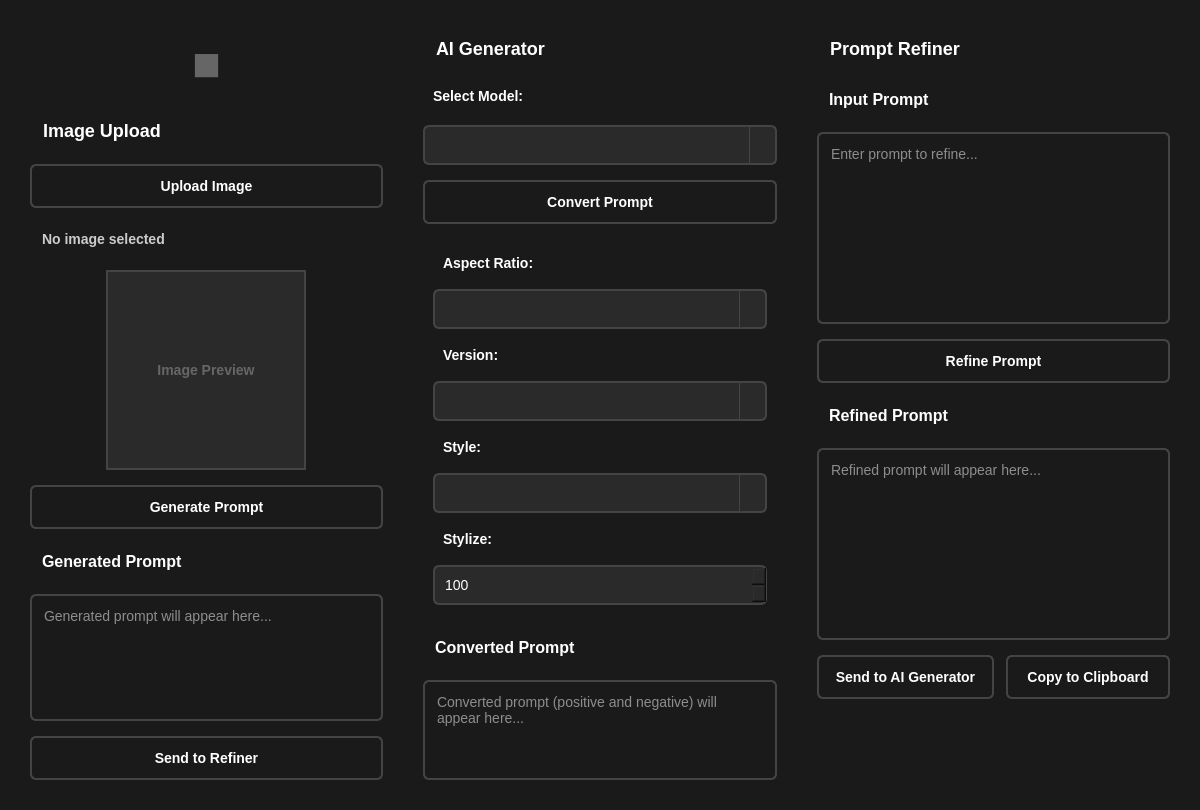
<?xml version="1.0" encoding="UTF-8"?>
<ui version="4.0">
 <class>MainWindow</class>
 <widget class="QMainWindow" name="MainWindow">
  <property name="geometry">
   <rect>
    <x>0</x>
    <y>0</y>
    <width>1200</width>
    <height>800</height>
   </rect>
  </property>
  <property name="windowTitle">
   <string>Prompt Builder - Local Only</string>
  </property>
  <property name="styleSheet">
   <string notr="true">QMainWindow {
    background-color: #1a1a1a;
    color: white;
    font-family: "Helvetica Neue", Arial, sans-serif;
    font-size: 14px;
}

QLabel {
    color: white;
    font-size: 14px;
    font-weight: bold;
    padding: 6px;
}

QTextEdit {
    background-color: #2a2a2a;
    color: white;
    border: 2px solid #444;
    border-radius: 6px;
    padding: 8px;
    font-size: 14px;
    min-height: 80px;
}

QTextEdit:focus {
    border-color: #666;
}

QPushButton {
    background-color: #0000;
    color: white;
    border: 2px solid #444;
    border-radius: 6px;
    padding: 10px 16px;
    font-size: 14px;
    font-weight: bold;
    min-height: 20px;
}

QPushButton:hover {
    background-color: #9999;
    border-color: #666;
}

QPushButton:pressed {
    background-color: #7777;
}

QPushButton:disabled {
    background-color: #333;
    color: #666;
    border-color: #333;
}

QComboBox {
    background-color: #2a2a2a;
    color: white;
    border: 2px solid #444;
    border-radius: 6px;
    padding: 8px;
    font-size: 14px;
    min-height: 20px;
}

QComboBox:hover {
    border-color: #666;
}

QComboBox::drop-down {
    subcontrol-origin: padding;
    subcontrol-position: top right;
    width: 25px;
    border-left: 1px solid #444;
    border-top-right-radius: 6px;
    border-bottom-right-radius: 6px;
    background-color: #2a2a2a;
}

QComboBox::down-arrow {
    image: none;
    border-left: 4px solid transparent;
    border-right: 4px solid transparent;
    border-top: 6px solid white;
    width: 0;
    height: 0;
}

QComboBox QAbstractItemView {
    background-color: #2a2a2a;
    color: white;
    selection-background-color: #444;
    border: 1px solid #444;
}

QSpinBox {
    background-color: #2a2a2a;
    color: white;
    border: 2px solid #444;
    border-radius: 6px;
    padding: 8px;
    font-size: 14px;
    min-height: 20px;
}

QSpinBox:hover {
    border-color: #666;
}

QFrame {
    background-color: transparent;
}

QCheckBox {
    color: white;
    font-size: 14px;
    font-weight: bold;
    spacing: 8px;
}

QCheckBox::indicator {
    width: 20px;
    height: 20px;
}

QCheckBox::indicator:unchecked {
    background-color: #0000;
    border: 2px solid white;
}

QCheckBox::indicator:checked {
    background-color: #ffff;
    border: 2px solid white;
}</string>
  </property>
  <widget class="QWidget" name="centralwidget">
   <layout class="QHBoxLayout" name="horizontalLayout">
    <property name="spacing">
    <number>20</number>
    </property>
    <property name="leftMargin">
    <number>20</number>
    </property>
    <property name="topMargin">
    <number>20</number>
    </property>
    <property name="rightMargin">
    <number>20</number>
    </property>
    <property name="bottomMargin">
    <number>20</number>
    </property>
    <item>
    <widget class="QFrame" name="leftFrame">
    <property name="frameShape">
    <enum>QFrame::StyledPanel</enum>
    </property>
    <property name="frameShadow">
    <enum>QFrame::Raised</enum>
    </property>
    <layout class="QVBoxLayout" name="leftLayout">
    <property name="spacing">
    <number>15</number>
    </property>
    <item>
    <widget class="QLabel" name="logoLabel">
    <property name="text">
    <string>■</string>
    </property>
    <property name="alignment">
    <set>Qt::AlignCenter</set>
    </property>
    <property name="styleSheet">
    <string notr="true">font-size: 48px; color: #666;</string>
    </property>
    </widget>
    </item>
    <item>
    <widget class="QLabel" name="uploadTitleLabel">
    <property name="text">
    <string>Image Upload</string>
    </property>
    <property name="styleSheet">
    <string notr="true">font-size: 18px; font-weight: bold; color: white; padding: 8px;</string>
    </property>
    </widget>
    </item>
    <item>
    <widget class="QPushButton" name="uploadButton">
    <property name="text">
    <string>Upload Image</string>
    </property>
    </widget>
    </item>
    <item>
    <widget class="QLabel" name="imageFileLabel">
    <property name="text">
    <string>No image selected</string>
    </property>
    <property name="styleSheet">
    <string notr="true">color: #ccc; font-size: 14px; padding: 8px;</string>
    </property>
    </widget>
    </item>
    <item alignment="Qt::AlignmentFlag::AlignCenter">
    <widget class="QLabel" name="imagePreviewLabel">
    <property name="minimumSize">
    <size>
    <width>200</width>
    <height>200</height>
    </size>
    </property>
    <property name="maximumSize">
    <size>
    <width>200</width>
    <height>200</height>
    </size>
    </property>
    <property name="text">
    <string>Image Preview</string>
    </property>
    <property name="alignment">
    <set>Qt::AlignCenter</set>
    </property>
    <property name="styleSheet">
    <string notr="true">border: 2px solid #444; background-color: #2a2a2a; color: #666; font-size: 14px;</string>
    </property>
    <property name="scaledContents">
    <bool>false</bool>
    </property>
    </widget>
    </item>
    <item>
    <widget class="QPushButton" name="generateButton">
    <property name="text">
    <string>Generate Prompt</string>
    </property>
    </widget>
    </item>
    <item>
    <widget class="QLabel" name="promptLabel">
    <property name="text">
    <string>Generated Prompt</string>
    </property>
    <property name="styleSheet">
    <string notr="true">font-size: 16px; font-weight: bold; color: white; padding: 8px;</string>
    </property>
    </widget>
    </item>
    <item>
    <widget class="QTextEdit" name="promptText">
    <property name="minimumSize">
    <size>
    <width>0</width>
    <height>100</height>
    </size>
    </property>
    <property name="placeholderText">
    <string>Generated prompt will appear here...</string>
    </property>
    </widget>
    </item>
    <item>
    <widget class="QPushButton" name="sendToRefinerButton">
    <property name="text">
    <string>Send to Refiner</string>
    </property>
    </widget>
    </item>
    <item>
    <spacer name="leftSpacer">
    <property name="orientation">
    <enum>Qt::Vertical</enum>
    </property>
    <property name="sizeHint" stdset="0">
    <size>
    <width>20</width>
    <height>40</height>
    </size>
    </property>
    </spacer>
    </item>
    </layout>
    </widget>
    </item>
    <item>
    <widget class="QFrame" name="middleFrame">
    <property name="frameShape">
    <enum>QFrame::StyledPanel</enum>
    </property>
    <property name="frameShadow">
    <enum>QFrame::Raised</enum>
    </property>
    <layout class="QVBoxLayout" name="middleLayout">
    <property name="spacing">
    <number>15</number>
    </property>
    <item>
    <widget class="QLabel" name="aiGeneratorTitleLabel">
    <property name="text">
    <string>AI Generator</string>
    </property>
    <property name="styleSheet">
    <string notr="true">font-size: 18px; font-weight: bold; color: white; padding: 8px;</string>
    </property>
    </widget>
    </item>
    <item>
    <widget class="QLabel" name="modelLabel">
    <property name="text">
    <string>Select Model:</string>
    </property>
    </widget>
    </item>
    <item>
    <widget class="QComboBox" name="modelCombo"/>
    </item>
    <item>
    <widget class="QPushButton" name="convertButton">
    <property name="text">
    <string>Convert Prompt</string>
    </property>
    </widget>
    </item>
    <item>
    <widget class="QFrame" name="mjControlsFrame">
    <property name="frameShape">
    <enum>QFrame::StyledPanel</enum>
    </property>
    <property name="frameShadow">
    <enum>QFrame::Raised</enum>
    </property>
    <layout class="QVBoxLayout" name="mjControlsLayout">
    <property name="spacing">
    <number>12</number>
    </property>
    <item>
    <widget class="QLabel" name="aspectRatioLabel">
    <property name="text">
    <string>Aspect Ratio:</string>
    </property>
    </widget>
    </item>
    <item>
    <widget class="QComboBox" name="aspectRatioCombo"/>
    </item>
    <item>
    <widget class="QLabel" name="versionLabel">
    <property name="text">
    <string>Version:</string>
    </property>
    </widget>
    </item>
    <item>
    <widget class="QComboBox" name="versionCombo"/>
    </item>
    <item>
    <widget class="QLabel" name="styleLabel">
    <property name="text">
    <string>Style:</string>
    </property>
    </widget>
    </item>
    <item>
    <widget class="QComboBox" name="styleCombo"/>
    </item>
    <item>
    <widget class="QLabel" name="stylizeLabel">
    <property name="text">
    <string>Stylize:</string>
    </property>
    </widget>
    </item>
    <item>
    <widget class="QSpinBox" name="stylizeSpinBox">
    <property name="minimum">
    <number>0</number>
    </property>
    <property name="maximum">
    <number>1000</number>
    </property>
    <property name="value">
    <number>100</number>
    </property>
    </widget>
    </item>
    </layout>
    </widget>
    </item>
    <item>
    <widget class="QLabel" name="convertedLabel">
    <property name="text">
    <string>Converted Prompt</string>
    </property>
    <property name="styleSheet">
    <string notr="true">font-size: 16px; font-weight: bold; color: white; padding: 8px;</string>
    </property>
    </widget>
    </item>
    <item>
    <widget class="QTextEdit" name="convertedText">
    <property name="minimumSize">
    <size>
    <width>0</width>
    <height>120</height>
    </size>
    </property>
    <property name="placeholderText">
    <string>Converted prompt (positive and negative) will appear here...</string>
    </property>
    </widget>
    </item>
    <item>
    <spacer name="middleSpacer">
    <property name="orientation">
    <enum>Qt::Vertical</enum>
    </property>
    <property name="sizeHint" stdset="0">
    <size>
    <width>20</width>
    <height>40</height>
    </size>
    </property>
    </spacer>
    </item>
    </layout>
    </widget>
    </item>
    <item>
    <widget class="QFrame" name="rightFrame">
    <property name="frameShape">
    <enum>QFrame::StyledPanel</enum>
    </property>
    <property name="frameShadow">
    <enum>QFrame::Raised</enum>
    </property>
    <layout class="QVBoxLayout" name="rightLayout">
    <property name="spacing">
    <number>15</number>
    </property>
    <item>
    <widget class="QLabel" name="refinerTitleLabel">
    <property name="text">
    <string>Prompt Refiner</string>
    </property>
    <property name="styleSheet">
    <string notr="true">font-size: 18px; font-weight: bold; color: white; padding: 8px;</string>
    </property>
    </widget>
    </item>
    <item>
    <widget class="QLabel" name="refinerInputLabel">
    <property name="text">
    <string>Input Prompt</string>
    </property>
    <property name="styleSheet">
    <string notr="true">font-size: 16px; font-weight: bold; color: white; padding: 8px;</string>
    </property>
    </widget>
    </item>
    <item>
    <widget class="QTextEdit" name="refinerInput">
    <property name="minimumSize">
    <size>
    <width>0</width>
    <height>100</height>
    </size>
    </property>
    <property name="placeholderText">
    <string>Enter prompt to refine...</string>
    </property>
    </widget>
    </item>
    <item>
    <widget class="QPushButton" name="refineButton">
    <property name="text">
    <string>Refine Prompt</string>
    </property>
    </widget>
    </item>
    <item>
    <widget class="QLabel" name="refinerOutputLabel">
    <property name="text">
    <string>Refined Prompt</string>
    </property>
    <property name="styleSheet">
    <string notr="true">font-size: 16px; font-weight: bold; color: white; padding: 8px;</string>
    </property>
    </widget>
    </item>
    <item>
    <widget class="QTextEdit" name="refinerOutput">
    <property name="minimumSize">
    <size>
    <width>0</width>
    <height>100</height>
    </size>
    </property>
    <property name="placeholderText">
    <string>Refined prompt will appear here...</string>
    </property>
    </widget>
    </item>
    <item>
    <layout class="QHBoxLayout" name="buttonLayout">
    <property name="spacing">
    <number>12</number>
    </property>
    <item>
    <widget class="QPushButton" name="sendToAiButton">
    <property name="text">
    <string>Send to AI Generator</string>
    </property>
    </widget>
    </item>
    <item>
    <widget class="QPushButton" name="copyButton">
    <property name="text">
    <string>Copy to Clipboard</string>
    </property>
    </widget>
    </item>
    </layout>
    </item>
    <item>
    <spacer name="rightSpacer">
    <property name="orientation">
    <enum>Qt::Vertical</enum>
    </property>
    <property name="sizeHint" stdset="0">
    <size>
    <width>20</width>
    <height>40</height>
    </size>
    </property>
    </spacer>
    </item>
    </layout>
    </widget>
    </item>
   </layout>
  </widget>
 </widget>
 <resources/>
 <connections/>
</ui>
